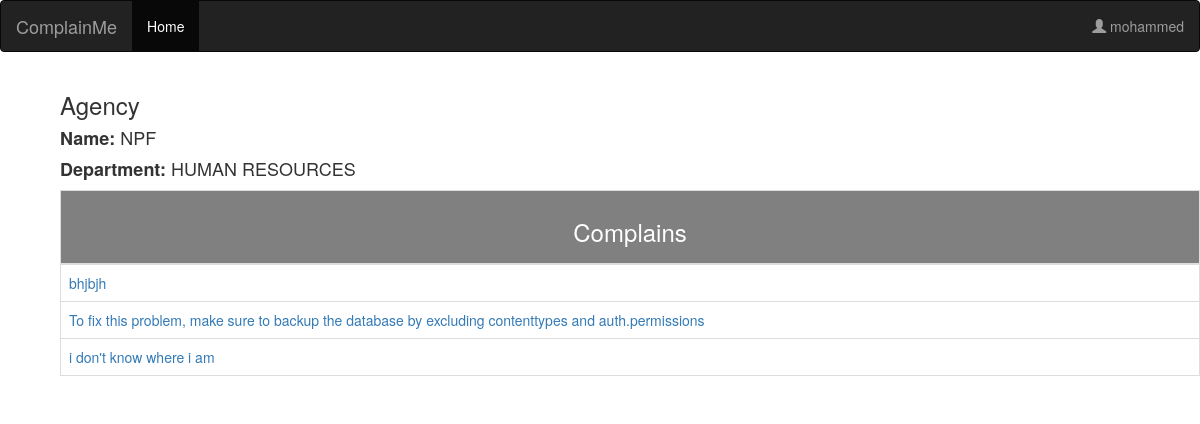
Page /agency/ (signed in) on the committed database.
### complain/models.py (models this page shows, shortened)
class Govt_Agency(models.Model):
    name = models.CharField(max_length=45)
    department = models.CharField(max_length=30)
    address = models.CharField(max_length=50)
    phone = models.CharField(max_length=30)
    user_name = models.ForeignKey(User, on_delete=models.CASCADE)

class Complain(models.Model):
    code = models.CharField(max_length=10)
    subject = models.CharField(max_length=100)
    message = models.CharField(max_length=1000)
    status = models.CharField(max_length=10, default='not read')
    govt_agency = models.ForeignKey(Govt_Agency)

### complain/views.py (the view)
# urls.py: url(r'^agency/$', views.agency_complains_list, name='agency_complains_list'),
def agency_complains_list(request):
    if request.user.is_authenticated():
        gov_access = Govt_Agency_Access.objects.filter(user = request.user)
        if gov_access:
            gov_access = Govt_Agency_Access.objects.get(user = request.user)
            gov = Govt_Agency.objects.get(id=gov_access.agency.id)
            complains = Complain.objects.filter(govt_agency=gov)
            context={"complains":complains,
                     "gov":gov}
            return render(request, "agency/index.html", context)
        else:
            logout(request)
            return render(request, "agency/login.html", {'errors':['Your username is not linked to any agency. Contact Site admin.']})
    else:
        return render(request, "agency/login.html")

### complain/templates/agency/index.html
{% extends './../base.html' %}
{% block content %}
<div class="container">
    <div class="container main">
        <h3>Agency</h3>
        <h4><b>Name:</b> {{gov.name}}</h4>
        <h4><b>Department:</b> {{gov.department}}</h4>
        <table class="table table-bordered">
        <thead>
          <tr>
            <th style="background-color: grey; color: white"><h3><center>Complains</center></h3></th>
          </tr>
        </thead>
        <tbody>
          {% include './../partials/table_li_.html' %}
        </tbody>
    </div>
</div>
{% endblock %}

### complain/templates/base.html (shortened to what this page needs)
{% load static %}<!DOCTYPE html>
<html lang="en">
  <head>
    <link rel="stylesheet" href="https://maxcdn.bootstrapcdn.com/bootstrap/3.3.7/css/bootstrap.min.css">
  </head>
  <body>
    {% include 'partials/navbar.html' %}
    <div class="container">
      {% block content %}
      {% endblock %}
    </div>
  </body>
</html>

### complain/templates/partials/navbar.html (shortened to what this page needs)
{% if user.is_authenticated %}
  <nav class="navbar navbar-inverse">
    <div class="container-fluid">
      <div class="navbar-header">
        <a class="navbar-brand" href="/agency/">ComplainMe</a>
      </div>
      <ul class="nav navbar-nav">
        <li class="active"><a href="/agency/">Home</a></li>
      </ul>
      <ul class="nav navbar-nav navbar-right">
        <li class="nav-item dropdown">
        <a class="nav-link dropdown-toggle" href="#" id="navbarDropdownMenuLink" data-toggle="dropdown" aria-haspopup="true" aria-expanded="false"><span class="glyphicon glyphicon-user"></span>
          {{user.username}}
        </a>
      </li>
      </ul>
    </div>
  </nav>
{% endif %}

### complain/templates/partials/table_li_.html
{% for complain in complains %}
  <tr>
    <td><a href="/complain/{{ complain.code }}">{{ complain.subject }}</a></td>
  </tr>
{% empty %}
  <tr>
    <td colspan="8" class="text-center bg-warning">No Complain</td>
  </tr>
{% endfor %}

### rows in the picture
Govt_Agency: name "NPF", department "HUMAN RESOURCES"
Complain: subject "bhjbjh"
Complain: subject "To fix this problem, make sure to backup the database by excluding contenttypes and auth.permissions"
Complain: subject "i don't know where i am"

### other values in the picture
{{ user.username }} "mohammed"
